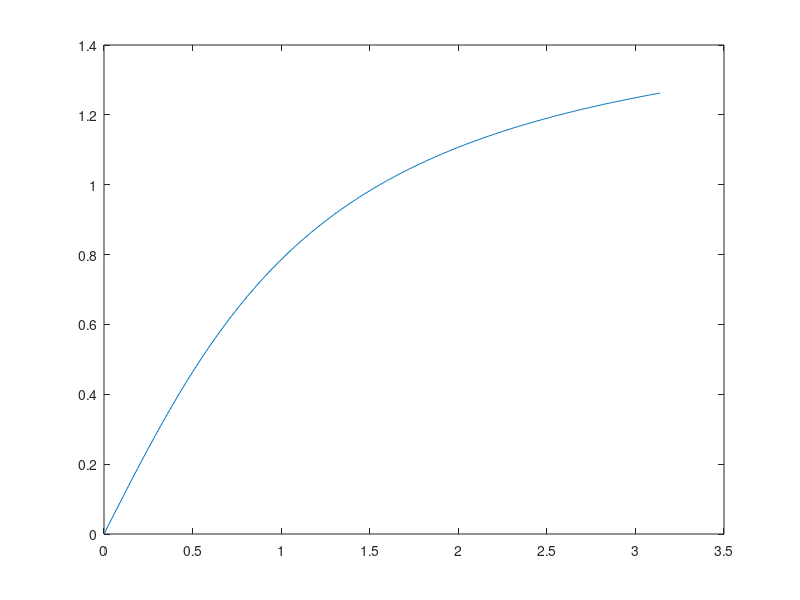
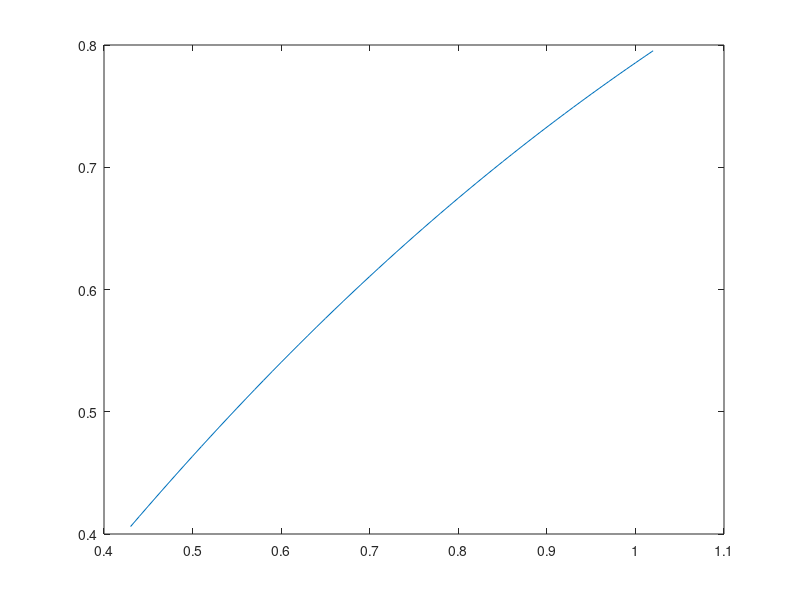

These charts were generated, in order, by the following MATLAB code:
%% Opdracht 2
% Hieronder staat een regel waarmee je een grafiek van een arctangens
% tekent. 
% Maak eerst een nieuw figuur aan voordat je plot() aanroept. Selecteer alle 
% waarden uit 'signaal' die groter zijn dan 0.4 en kleiner  dan 0.8 en 
% plot de bijbehorende tijdstippen in het nieuwe figure.
%
% LET OP! Je mag geen while of for gebruiken. Tip: gebruik logische en 
% relationele operatoren.

close all
t = 0:0.01:pi;
signaal = atan(t);
plot(t,signaal)

idx = (signaal > 0.4 & signaal < 0.8);
figure
plot(t(idx),signaal(idx))
